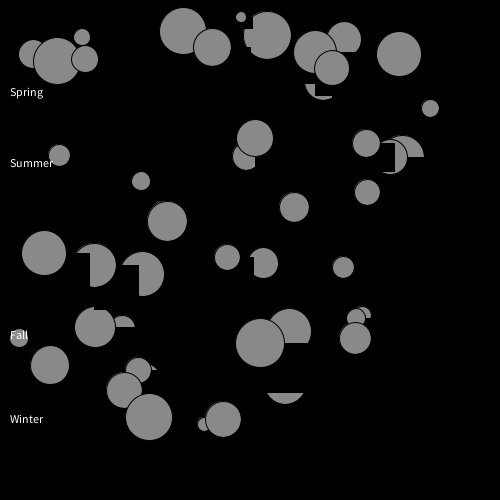
Frame 1 (no input)
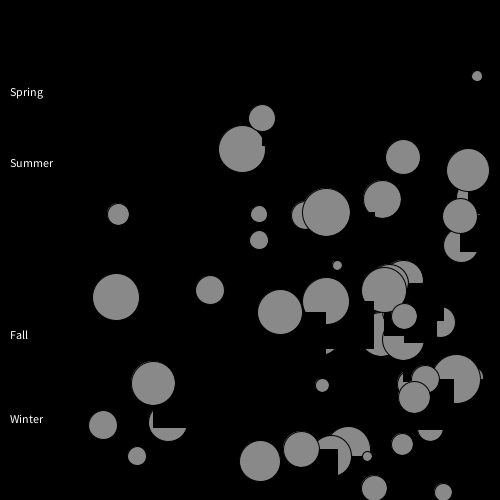
Frame 60 (the mouse pressed at the canvas centre just before this capture)
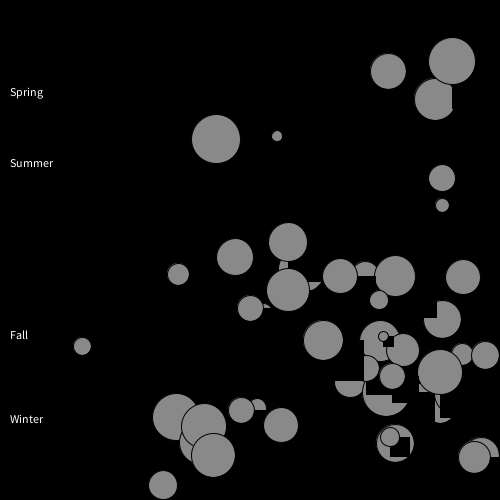
Frame 120 (the mouse held since frame 60 and released just before this capture)

The Processing sketch that drew these frames (run headless with seeded random() and noise(); from frame 60 on, the mouse is pressed at the canvas centre):

// Processing sketch: Wk6_HW_Arrays
// ── Wk6_HW_Arrays.pde

String seasonsArray [] = {"Spring", "Summer", "Fall", "Winter"};

int numShapes = 50;

int numSeasons = 4;

int [] xSpeed = new int [numShapes];
int [] ySpeed = new int [numShapes];

int [] opacity = new int [numShapes];

int [] shapeXPositions = new int [numShapes];
int [] shapeYPositions = new int [numShapes];

color seasonColors [] = {color(0), color(112, 112, 112), color(0), color(54, 54, 54)};
color seasonColors2 [] = {color(137, 137, 137),color(0) , color(85, 85, 85), color(0)};

//color seasonColors [] = {color(198, 156, 110), color(112, 112, 112), color(140, 98, 57), color(54, 54, 54)};
//color seasonColors2 [] = {color(137, 137, 137),color(166, 124, 82) , color(85, 85, 85), color(96, 57, 19)};

int [] shapeSizes = new int [numShapes];

float x1 = random(50, width);
float y1 = random(50, height);

int [] textshapeYPositions = new int [numSeasons];

int currentColorIndex = 0;
int currentColorIndex2 = 0;


void setup() {
  size(500, 500);

  for (int i = 0; i<numSeasons; i++) {
    textshapeYPositions [i] = int(random(height*i/numSeasons+25, height*i/numSeasons+100));
  }

  for (int i = 0; i<numShapes; i++) {
    shapeSizes[i] = int(random(10, 50));
    shapeXPositions [i] = int(random(shapeSizes[i]/2, width-shapeSizes[i]/2-50)); //<>//
    shapeYPositions [i] = int(random(shapeSizes[i]/2, height-shapeSizes[i]/2-50));
    xSpeed [i] = int(random(1,5));
    ySpeed [i] = int(random(1,5));
 
}
   
}

void draw() { //<>//
  background(0);


  for (int i = 0; i<numShapes; i++) {
   shapeXPositions[i]= shapeXPositions[i] + xSpeed[i];
   shapeYPositions[i]= shapeYPositions[i] + ySpeed[i];
    
    fill(seasonColors[currentColorIndex]);
    rect (shapeXPositions[i], shapeYPositions[i], shapeSizes[i], shapeSizes[i]);
    fill(seasonColors2[currentColorIndex2]);
    ellipse (shapeXPositions[i], shapeYPositions[i], shapeSizes[i], shapeSizes[i]);

  if(shapeXPositions[i] <= shapeSizes[i]/2 || shapeXPositions[i] >= width-shapeSizes[i]/2){
    xSpeed[i] = xSpeed[i] *-1;
 
   }
   if(shapeYPositions[i] <= shapeSizes[i]/2 || shapeYPositions[i] >= height-shapeSizes[i]/2){
    ySpeed[i] = ySpeed[i] *-1;
 
   }
     //if(dist(mouseX, mouseY, shapeXPositions[i], shapeYPositions[i])<shapeSizes[i]/2){
     //opacity[i] = 0;
     //}  
   }


  for(int i = 0; i < numSeasons; i ++) {
    fill(255);
    text(seasonsArray[i], 10, textshapeYPositions[i]);
  }
  
}

void mousePressed() {

  if (dist(mouseX, mouseY, 10, textshapeYPositions[0])<= textWidth(seasonsArray[0])) {
    currentColorIndex = 0;
  } else if (dist(mouseX, mouseY, 10, textshapeYPositions[1])<= textWidth(seasonsArray[1])) {
    currentColorIndex = 1;
  } else if (dist(mouseX, mouseY, 10, textshapeYPositions[2])<= textWidth(seasonsArray[2])) {
    currentColorIndex = 2;
  } else if (dist(mouseX, mouseY, 10, textshapeYPositions[3])<= textWidth(seasonsArray[3])) {
    currentColorIndex = 3;
  }
  
  if (dist(mouseX, mouseY, 10, textshapeYPositions[0])<= textWidth(seasonsArray[0])) {
    currentColorIndex2 = 0;
  } else if (dist(mouseX, mouseY, 10, textshapeYPositions[1])<= textWidth(seasonsArray[1])) {
    currentColorIndex2 = 1;
  } else if (dist(mouseX, mouseY, 10, textshapeYPositions[2])<= textWidth(seasonsArray[2])) { //<>//
    currentColorIndex2 = 2;
  } else if (dist(mouseX, mouseY, 10, textshapeYPositions[3])<= textWidth(seasonsArray[3])) {
    currentColorIndex2 = 3;
  }

}
